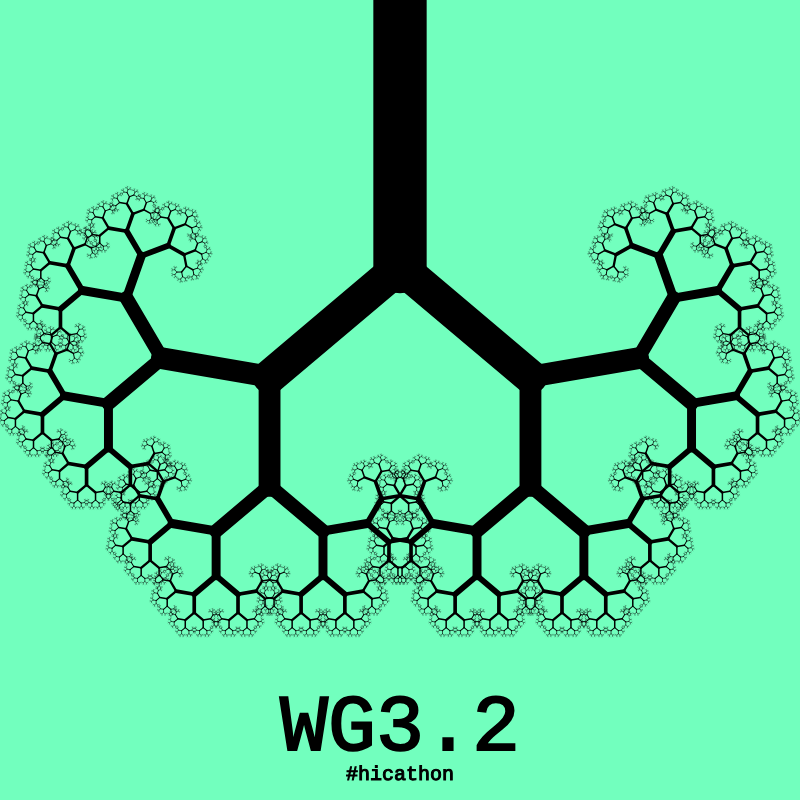
Frame 1 (no input)
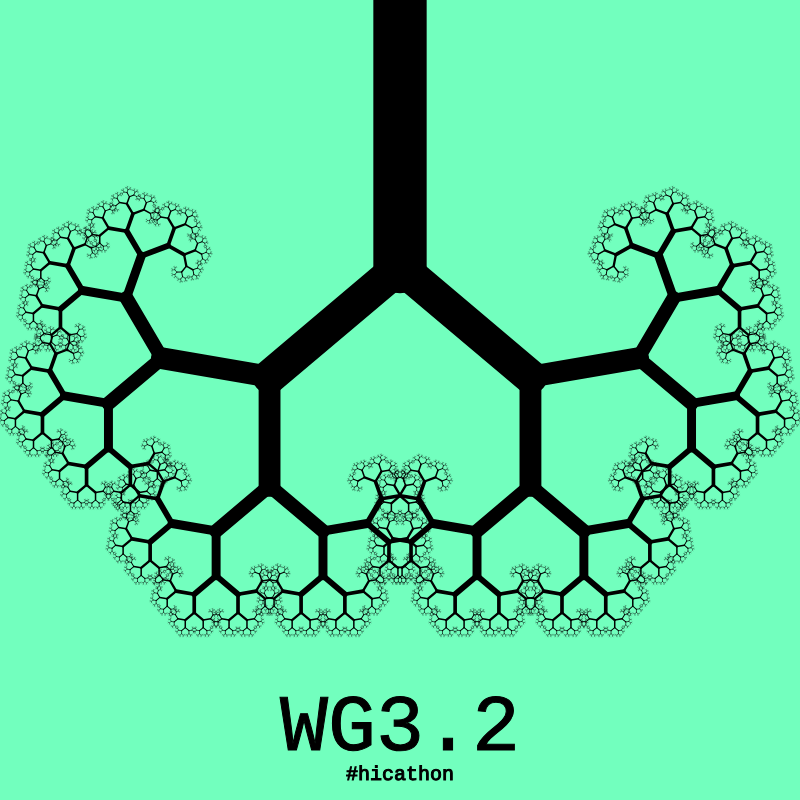
Frame 60 (no input)
Frame 120 (the mouse pressed at the canvas centre since frame 60): identical to frame 60, image omitted

The p5.js sketch that drew these frames (run headless with seeded random() and noise() and a simulated clock; from frame 60 on, the mouse is pressed at the canvas centre):

// p5.js sketch
// ── sketch.js
// Recursive tree for WG3.2
// @ktorn
// Adapted from: https://youtu.be/0jjeOYMjmDU

// var angle = 1.37;
var angle = 0.87; // magic number
var slider;

function setup() {
  createCanvas(800, 800);
  
  //slider = createSlider(0, PI, angle, 0.01);
  //strokeCap(SQUARE);
  
  textFont('Courier New');
  strokeWeight(2);
  textAlign(CENTER);
  fill(0)
}

function draw() {
  background("#72ffbe");
  
  stroke(0);
  push();
  translate(width/2, height/2);
  rotate(PI);
  translate(-width/2, -height/2);
  
  if(slider) {
    angle = slider.value();
  }
  
  translate(width/2, height);
  branch(width / 3);
  pop();
  
  textSize(80);
  text('WG3.2', width /2 , height - 50);
  textSize(20);
  strokeWeight(1);
  text('#hicathon', width /2 , height - 20);
  

}

function branch(len) {
  strokeWeight(len/5)
  line(0, 0, 0, -len);
  translate(0, -len);
  if (len > 1) {
    push();
    rotate(angle);
    branch(len * 0.64);
    pop();
    push();
    rotate(-angle);
    branch(len * 0.64);
    pop();
  }
}
